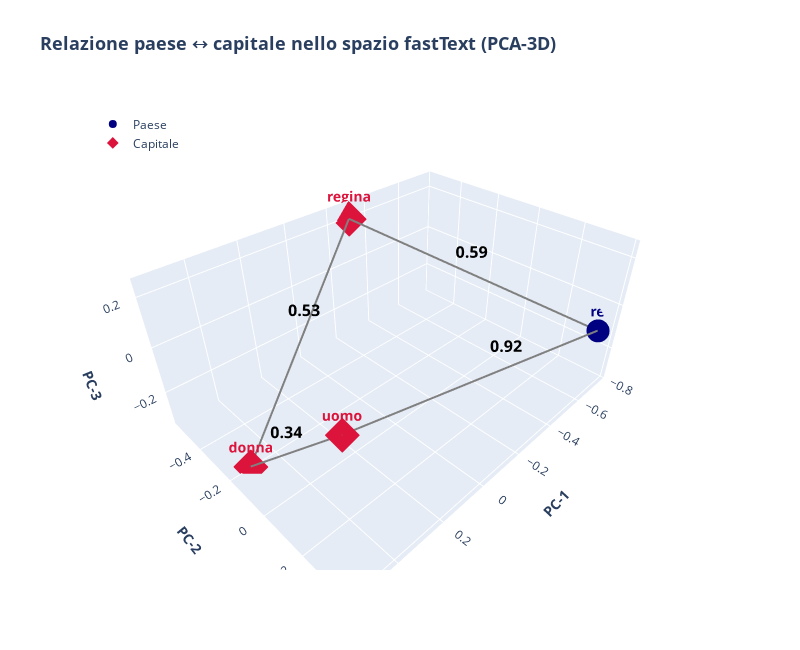

The notebook cell this image was saved under:
### Code cell
pairs = [
    ("re",  "uomo"),
    ("regina", "donna"),
    ("uomo", "donna"),
    ("re", "regina"),
   
]
plot_3d(pairs)

### Figure 1 — Plotly figure (JSON) as saved in the notebook; plotly's stock layout.template omitted (floating-point values rounded to 4 significant figures)
{"data": [{"marker": {"color": "navy", "size": 8}, "mode": "markers+text", "name": "Paese", "text": ["<b>re</b>", "<b>regina</b>", "<b>uomo</b>", "<b>re</b>"], "textfont": {"color": "navy", "size": 14}, "textposition": "top center", "type": "scatter3d", "x": [-0.7598, -0.2886, 0.5413, -0.7598], "y": [0.36, -0.5566, 0.3856, 0.36], "z": [-0.1235, 0.2075, 0.2508, -0.1235]}, {"marker": {"color": "crimson", "size": 9, "symbol": "diamond"}, "mode": "markers+text", "name": "Capitale", "text": ["<b>uomo</b>", "<b>donna</b>", "<b>donna</b>", "<b>regina</b>"], "textfont": {"color": "crimson", "size": 14}, "textposition": "top center", "type": "scatter3d", "x": [0.5413, 0.5071, 0.5071, -0.2886], "y": [0.3856, -0.189, -0.189, -0.5566], "z": [0.2508, -0.3347, -0.3347, 0.2075]}, {"line": {"color": "gray", "width": 4}, "mode": "lines", "showlegend": false, "type": "scatter3d", "x": [-0.7598, 0.5413], "y": [0.36, 0.3856], "z": [-0.1235, 0.2508]}, {"mode": "text", "showlegend": false, "text": ["<b>0.92</b>"], "textfont": {"color": "black", "size": 16}, "type": "scatter3d", "x": [-0.1092], "y": [0.3728], "z": [0.06362]}, {"line": {"color": "gray", "width": 4}, "mode": "lines", "showlegend": false, "type": "scatter3d", "x": [-0.2886, 0.5071], "y": [-0.5566, -0.189], "z": [0.2075, -0.3347]}, {"mode": "text", "showlegend": false, "text": ["<b>0.53</b>"], "textfont": {"color": "black", "size": 16}, "type": "scatter3d", "x": [0.1092], "y": [-0.3728], "z": [-0.06362]}, {"line": {"color": "gray", "width": 4}, "mode": "lines", "showlegend": false, "type": "scatter3d", "x": [0.5413, 0.5071], "y": [0.3856, -0.189], "z": [0.2508, -0.3347]}, {"mode": "text", "showlegend": false, "text": ["<b>0.34</b>"], "textfont": {"color": "black", "size": 16}, "type": "scatter3d", "x": [0.5242], "y": [0.09829], "z": [-0.04197]}, {"line": {"color": "gray", "width": 4}, "mode": "lines", "showlegend": false, "type": "scatter3d", "x": [-0.7598, -0.2886], "y": [0.36, -0.5566], "z": [-0.1235, 0.2075]}, {"mode": "text", "showlegend": false, "text": ["<b>0.59</b>"], "textfont": {"color": "black", "size": 16}, "type": "scatter3d", "x": [-0.5242], "y": [-0.09829], "z": [0.04197]}], "layout": {"height": 650, "legend": {"font": {"size": 12}, "x": 0.02, "y": 0.98}, "scene": {"aspectmode": "data", "aspectratio": {"x": 1.453, "y": 1.052, "z": 0.6539}, "xaxis": {"title": {"font": {"size": 14}, "text": "<b>PC-1</b>"}, "type": "linear"}, "yaxis": {"title": {"font": {"size": 14}, "text": "<b>PC-2</b>"}, "type": "linear"}, "zaxis": {"title": {"font": {"size": 14}, "text": "<b>PC-3</b>"}, "type": "linear"}}, "title": {"font": {"size": 18}, "text": "<b>Relazione paese ↔ capitale nello spazio fastText (PCA-3D)</b>"}, "width": 800}}
